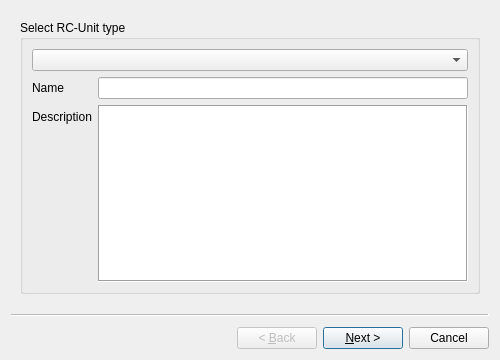
<?xml version="1.0" encoding="UTF-8"?>
<ui version="4.0">
 <class>AddRcUnitWizard</class>
 <widget class="QWizard" name="AddRcUnitWizard">
  <property name="geometry">
   <rect>
    <x>0</x>
    <y>0</y>
    <width>500</width>
    <height>360</height>
   </rect>
  </property>
  <property name="windowTitle">
   <string>RC-Unit wizard</string>
  </property>
  <widget class="SelectRcUnitWizardPage" name="selectPage">
   <property name="windowTitle">
    <string>WizardPage</string>
   </property>
   <layout class="QVBoxLayout" name="verticalLayout1">
    <item>
     <widget class="QGroupBox" name="rcUnitBox">
      <property name="title">
       <string>Select RC-Unit type</string>
      </property>
      <layout class="QVBoxLayout" name="verticalLayout_3">
       <item>
        <widget class="QComboBox" name="rcUnitSelect">
         <item>
          <property name="text">
           <string/>
          </property>
         </item>
        </widget>
       </item>
       <item>
        <layout class="QFormLayout" name="formLayout">
         <item row="1" column="0">
          <widget class="QLabel" name="nameLabel">
           <property name="text">
            <string>Name</string>
           </property>
          </widget>
         </item>
         <item row="1" column="1">
          <widget class="QLineEdit" name="defaultName">
           <property name="readOnly">
            <bool>true</bool>
           </property>
          </widget>
         </item>
         <item row="2" column="0">
          <widget class="QLabel" name="descriptionLabel">
           <property name="text">
            <string>Description</string>
           </property>
          </widget>
         </item>
         <item row="2" column="1">
          <widget class="QTextEdit" name="description">
           <property name="frameShape">
            <enum>QFrame::Box</enum>
           </property>
           <property name="readOnly">
            <bool>true</bool>
           </property>
          </widget>
         </item>
        </layout>
       </item>
      </layout>
     </widget>
    </item>
   </layout>
  </widget>
  <widget class="DefineRcUnitWizardPage" name="definePage">
   <property name="windowTitle">
    <string>WizardPage</string>
   </property>
   <layout class="QVBoxLayout" name="verticalLayout">
    <item>
     <widget class="QGroupBox" name="nameBox">
      <property name="title">
       <string>Select name</string>
      </property>
      <layout class="QVBoxLayout" name="verticalLayout_2">
       <item>
        <widget class="QLineEdit" name="name"/>
       </item>
       <item>
        <widget class="QLabel" name="nameError">
         <property name="styleSheet">
          <string notr="true">color: red;</string>
         </property>
         <property name="text">
          <string>There is already a unit with this name.</string>
         </property>
         <property name="alignment">
          <set>Qt::AlignCenter</set>
         </property>
        </widget>
       </item>
      </layout>
     </widget>
    </item>
    <item>
     <widget class="QGroupBox" name="fileBox">
      <property name="title">
       <string>Select config file</string>
      </property>
      <layout class="QVBoxLayout" name="verticalLayout_4">
       <item>
        <layout class="QHBoxLayout" name="horizontalLayout_2">
         <item>
          <widget class="QLineEdit" name="configFile">
           <property name="readOnly">
            <bool>true</bool>
           </property>
          </widget>
         </item>
         <item>
          <widget class="QToolButton" name="selectFileButton">
           <property name="text">
            <string>...</string>
           </property>
          </widget>
         </item>
        </layout>
       </item>
       <item>
        <widget class="QLabel" name="fileWarning">
         <property name="styleSheet">
          <string notr="true">color: orange;</string>
         </property>
         <property name="text">
          <string>Another unit has the same config file. Is this intended?</string>
         </property>
         <property name="alignment">
          <set>Qt::AlignCenter</set>
         </property>
        </widget>
       </item>
      </layout>
     </widget>
    </item>
    <item>
     <spacer name="verticalSpacer">
      <property name="orientation">
       <enum>Qt::Vertical</enum>
      </property>
      <property name="sizeHint" stdset="0">
       <size>
        <width>20</width>
        <height>40</height>
       </size>
      </property>
     </spacer>
    </item>
   </layout>
  </widget>
 </widget>
 <customwidgets>
  <customwidget>
   <class>SelectRcUnitWizardPage</class>
   <extends>QWizardPage</extends>
   <header>src/createRcUnit/SelectRcUnitWizardPage.h</header>
   <container>1</container>
  </customwidget>
  <customwidget>
   <class>DefineRcUnitWizardPage</class>
   <extends>QWizardPage</extends>
   <header>src/createRcUnit/DefineRcUnitWizardPage.h</header>
   <container>1</container>
  </customwidget>
 </customwidgets>
 <resources/>
 <connections/>
</ui>
